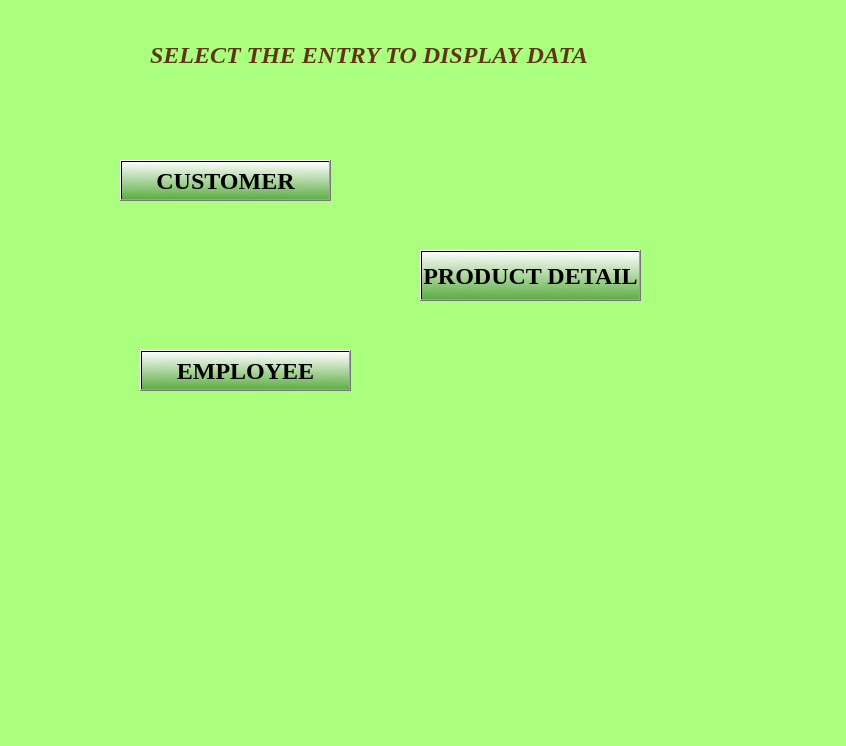
<?xml version="1.0" encoding="UTF-8"?>
<ui version="4.0">
 <class>mainWindow</class>
 <widget class="QMainWindow" name="mainWindow">
  <property name="geometry">
   <rect>
    <x>0</x>
    <y>0</y>
    <width>846</width>
    <height>746</height>
   </rect>
  </property>
  <property name="windowTitle">
   <string>MainWindow</string>
  </property>
  <property name="styleSheet">
   <string notr="true">background-color: rgb(170, 255, 127);
alternate-background-color: rgb(197, 185, 255);</string>
  </property>
  <widget class="QWidget" name="centralwidget">
   <widget class="QLabel" name="label_2">
    <property name="geometry">
     <rect>
      <x>150</x>
      <y>20</y>
      <width>501</width>
      <height>71</height>
     </rect>
    </property>
    <property name="font">
     <font>
      <family>Times New Roman</family>
      <pointsize>18</pointsize>
      <weight>75</weight>
      <italic>true</italic>
      <bold>true</bold>
     </font>
    </property>
    <property name="text">
     <string>&lt;html&gt;&lt;head/&gt;&lt;body&gt;&lt;p&gt;&lt;span style=&quot; color:#613415;&quot;&gt;SELECT THE ENTRY TO DISPLAY DATA&lt;/span&gt;&lt;/p&gt;&lt;/body&gt;&lt;/html&gt;</string>
    </property>
   </widget>
   <widget class="QPushButton" name="pushButton_6">
    <property name="geometry">
     <rect>
      <x>420</x>
      <y>250</y>
      <width>221</width>
      <height>51</height>
     </rect>
    </property>
    <property name="font">
     <font>
      <family>Times New Roman</family>
      <pointsize>18</pointsize>
      <weight>75</weight>
      <bold>true</bold>
     </font>
    </property>
    <property name="styleSheet">
     <string notr="true">background-color: qlineargradient(spread:pad, x1:0.972, y1:1, x2:1, y2:0, stop:0 rgba(0, 0, 0, 255), stop:1 rgba(255, 255, 255, 255));
background-color: qlineargradient(spread:pad, x1:0.972, y1:1, x2:1, y2:0, stop:0 rgba(0, 73, 0, 111), stop:1 rgba(255, 255, 255, 255));</string>
    </property>
    <property name="text">
     <string>PRODUCT DETAIL</string>
    </property>
   </widget>
   <widget class="QPushButton" name="pushButton">
    <property name="geometry">
     <rect>
      <x>120</x>
      <y>160</y>
      <width>211</width>
      <height>41</height>
     </rect>
    </property>
    <property name="font">
     <font>
      <family>Times New Roman</family>
      <pointsize>18</pointsize>
      <weight>75</weight>
      <bold>true</bold>
     </font>
    </property>
    <property name="styleSheet">
     <string notr="true">background-color: qlineargradient(spread:pad, x1:0.972, y1:1, x2:1, y2:0, stop:0 rgba(0, 0, 0, 255), stop:1 rgba(255, 255, 255, 255));
background-color: qlineargradient(spread:pad, x1:0.972, y1:1, x2:1, y2:0, stop:0 rgba(0, 73, 0, 111), stop:1 rgba(255, 255, 255, 255));</string>
    </property>
    <property name="text">
     <string>CUSTOMER</string>
    </property>
   </widget>
   <widget class="QPushButton" name="pushButton_2">
    <property name="geometry">
     <rect>
      <x>140</x>
      <y>350</y>
      <width>211</width>
      <height>41</height>
     </rect>
    </property>
    <property name="font">
     <font>
      <family>Times New Roman</family>
      <pointsize>18</pointsize>
      <weight>75</weight>
      <bold>true</bold>
     </font>
    </property>
    <property name="styleSheet">
     <string notr="true">background-color: qlineargradient(spread:pad, x1:0.972, y1:1, x2:1, y2:0, stop:0 rgba(0, 0, 0, 255), stop:1 rgba(255, 255, 255, 255));
background-color: qlineargradient(spread:pad, x1:0.972, y1:1, x2:1, y2:0, stop:0 rgba(0, 73, 0, 111), stop:1 rgba(255, 255, 255, 255));</string>
    </property>
    <property name="text">
     <string>EMPLOYEE</string>
    </property>
   </widget>
  </widget>
  <widget class="QMenuBar" name="menubar">
   <property name="geometry">
    <rect>
     <x>0</x>
     <y>0</y>
     <width>846</width>
     <height>21</height>
    </rect>
   </property>
  </widget>
  <widget class="QStatusBar" name="statusbar"/>
 </widget>
 <resources/>
 <connections/>
</ui>
